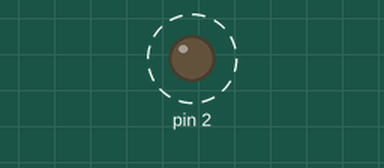
Simulated run of this sketch. Board: Arduino Uno, built with avr-gcc and run on an emulated ATmega328P. Parts: output pins drawn as LEDs (lit = HIGH). Dashed ring = blinking.

Above: at 0.5 s.
Timing chart, 0 to 4.6 s (numbered marks = the images above):
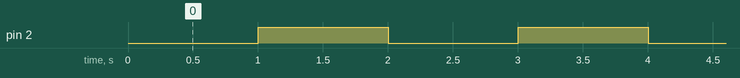

Measured:
- by itself, pin 2: alternates HIGH for 1.0 s and LOW for 1.0 s

The sketch:

0302.ino
```cpp
void setup()
{
  pinMode(2, OUTPUT);
}


void loop()
{
  delay(1000); // 1秒
  digitalWrite(2, HIGH);
  delay(1000); // 1秒
  digitalWrite(2, LOW);
}
```
